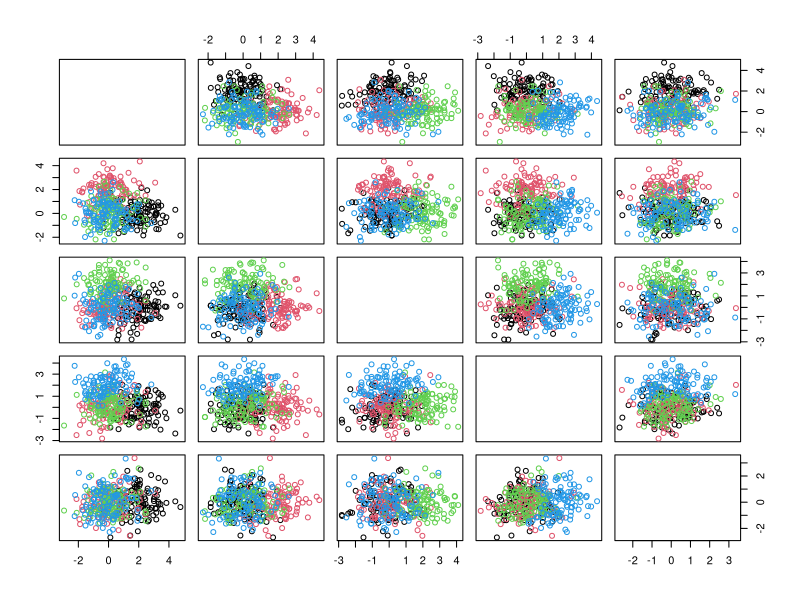

Reproduce this figure in R.
library(MASS)

set.seed(2024)

stevilo.spremenljivk = 5
stevilo.neinformativnih.sprem = 4
velikost.skupin = 100
stevilo.skupin = 4
diff = 2
cor = 0.1

# njegov komentar:
# Navodila pravijo, da morate v osnovi generirati podatke iz bivariatne normalne porazdelitve. 
# Torej tisto, kar določa razlike med skupinami, morata biti dve spremenljivki.
# Sicer morate potem preučevati dodajanje nepomembnih spremenljivk, a tega dejavnika vsaj jasno ne vidim tu.
# Tudi če gledam kodo se mi zdi, da je bil cilj čim bom "uporabiti" kodo iz vaj, kot pa res narediti svojo simulacijo.

# Moja ideja:
# zgenerirava podatke iz bivar mult normalne(karkoli že je to) za določeno število spremenljivk in to pustiva skos fiksno?
# potem pa dodajava neinformativne spremenljivke - torej da mava enkar podatke s 5 informativnimi spremenljivkami in 3 neinformativnimi, potem naslednjič s 5 informativnimi in 6 neinformativnimi
# pač da je število informativnih skos enako, neinformativne pa spreminjava

# njegov drugi komentar:
# Dobro bi bilo, če bi preostale dejavnike (poleg v naprej določenega) izbrala tako, da bi 
# vsaj kakšen tak, da bi pri eni strani pričakovali, da bo boljša ena metoda, pri drugi strani 
# (min-max vrednosti) pa druga (oz. da bosta na eni strani enakovredni).
# Recimo, metoda voditeljev predpostavlja okrogle skupine (korelacije 0) z enake variance med skupinami in 
# spremenljivkami znotraj skupin,  Mclust pa ne.

# Moja ideja:
# torej rabva med skupinami neko korelacijo? Seprav rabva za sigmo po diagonali med neko korelacijo? Al? madonis sm zmedena hahah

# generiram podatke za informativne spremenljivke
generiranje.podatkov = function(
    velikost.skupin, stevilo.skupin, stevilo.spremenljivk = 5, stevilo.neinformativnih.sprem, diff, cor){
  ## informativne spremenljivke
  # povprecja
  Mu = diag(stevilo.spremenljivk)*diff
  # sigma
  st.spremenljivk = stevilo.spremenljivk+stevilo.neinformativnih.sprem
  Sigma = matrix(cor, ncol=st.spremenljivk, nrow=st.spremenljivk)
  diag(Sigma) = 1
  
  ## neinformativne spremenljivke
  # generiranje neinformativnih spremenljivk
  non.infor = matrix(0, nrow=stevilo.spremenljivk, ncol=stevilo.neinformativnih.sprem)
  # zdruzimo
  M = cbind(Mu, non.infor)
 
  # generamo podatke
  X = NULL 
  for(i in 1:stevilo.skupin){
    iX = mvrnorm(n=velikost.skupin, mu = M[i,], Sigma = Sigma)
    X = rbind(X,iX)
  } 
  
  # dodava se skupine
  X = cbind(X, skupina=rep(1:stevilo.skupin, each=velikost.skupin))
  
  return(X)
}

data.primer1 = generiranje.podatkov(velikost.skupin, stevilo.skupin, stevilo.spremenljivk = 5, 
                     stevilo.neinformativnih.sprem, diff, cor)
pairs(data.primer1[,1:5], col=data.primer1[,10])




